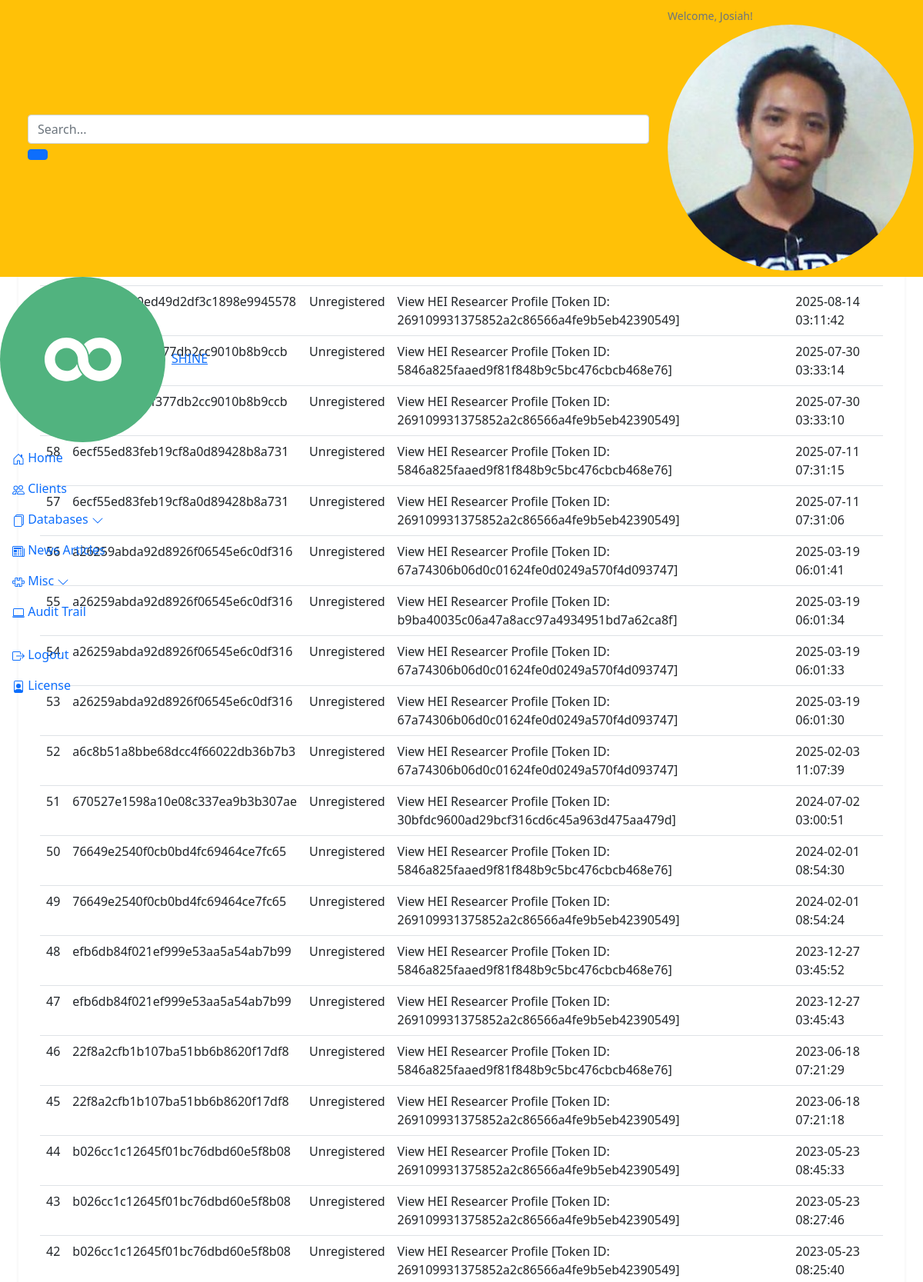
Page /riic/audit-trail.php (signed in, upper part) on the committed database.
### tables this page shows
CREATE TABLE `tbl_audit_trail` (
  `id` int(11) NOT NULL,
  `userid` varchar(50) NOT NULL,
  `user_type` varchar(50) NOT NULL,
  `user_activity` text NOT NULL,
  `date_time` timestamp NOT NULL DEFAULT CURRENT_TIMESTAMP ON UPDATE CURRENT_TIMESTAMP
);

### riic/audit-trail.php (the view, shortened to what this page needs)
<?php
	include("../config/config.php");
?>
<!DOCTYPE html>
<html lang="en">
<head>
	<?php include("pages/head.php"); ?>
</head>
<body class="app">
    <header class="app-header fixed-top">
        <?php include("pages/navbar.php"); ?>
    </header>
    <div class="app-wrapper">
	    <div class="app-content pt-3 p-md-3 p-lg-4">
		    <div class="container-fluid" id="reload">
					<div class="row g-3 mb-4 align-items-center justify-content-between">
				    <div class="col-auto">
				        <h1 class="app-page-title mb-0">Audit Trail</h1>
				    </div>
				    <div class="col-auto">
					    <div class="row g-2 justify-content-start justify-content-md-end align-items-center">
						    <div class="col-auto">
							    <button class="btn app-btn-primary" data-bs-toggle="modal" data-bs-target="#addUserAccount"><span class="fa fa-plus"></span> Add New User Account</button>
						    </div>
					    </div>
				    </div>
				</div>
				<div class="row g-4">
					<div class="app-card app-card-orders-table shadow-sm mb-5">
					    <div class="app-card-body p-3">
						    <div class="table-responsive" id="reloadContent">
						        <table class="table app-table-hover mb-0 text-left" id="example">
									<thead>
										<tr>
											<th class="cell">ID</th>
											<th class="cell">User ID</th>
											<th class="cell">User Type</th>
											<th class="cell">Activity</th>
											<th class="cell">Date and Time</th>
										</tr>
									</thead>
									<tbody>
										<?php
											$checkstr = "SELECT * FROM tbl_audit_trail ORDER BY id DESC";
												$checkqry = $conn->query($checkstr);
												$counter = $checkqry->num_rows;
												if($counter >= 1) {
													while($row = $checkqry->fetch_array()) {
														$id = $row['id'];
														$userid = $row['userid'];
														$user_type= $row['user_type'];
														$user_activity= $row['user_activity'];
														$date_time= $row['date_time'];
													echo "<tr>
															<td>$id</td>
															<td>$userid</td>
															<td>$user_type</td>
															<td>$user_activity</td>
															<td>$date_time</td>
														</tr>";
													}
												}
										?>
									</tbody>
								</table>
					        </div>
					    </div>
					</div>
		    </div>
	    </div>
    </div>
</body>
</html>

### rows in the picture
tbl_audit_trail: userid "da683eb940ed49d2df3c1898e9945578", user_type "Unregistered", user_activity "View HEI Researcer Profile [Token ID: 269109931375852a2c86566a4fe9b5eb42390549]", date_time "2025-08-14 03:11:42"
tbl_audit_trail: userid "408f933ea2f4f377db2cc9010b8b9ccb", user_type "Unregistered", user_activity "View HEI Researcer Profile [Token ID: 5846a825faaed9f81f848b9c5bc476cbcb468e76]", date_time "2025-07-30 03:33:14"
tbl_audit_trail: userid "408f933ea2f4f377db2cc9010b8b9ccb", user_type "Unregistered", user_activity "View HEI Researcer Profile [Token ID: 269109931375852a2c86566a4fe9b5eb42390549]", date_time "2025-07-30 03:33:10"
tbl_audit_trail: id "58", userid "6ecf55ed83feb19cf8a0d89428b8a731", user_type "Unregistered", user_activity "View HEI Researcer Profile [Token ID: 5846a825faaed9f81f848b9c5bc476cbcb468e76]", date_time "2025-07-11 07:31:15"
tbl_audit_trail: id "57", userid "6ecf55ed83feb19cf8a0d89428b8a731", user_type "Unregistered", user_activity "View HEI Researcer Profile [Token ID: 269109931375852a2c86566a4fe9b5eb42390549]", date_time "2025-07-11 07:31:06"
tbl_audit_trail: id "56", userid "a26259abda92d8926f06545e6c0df316", user_type "Unregistered", user_activity "View HEI Researcer Profile [Token ID: 67a74306b06d0c01624fe0d0249a570f4d093747]", date_time "2025-03-19 06:01:41"
tbl_audit_trail: id "55", userid "a26259abda92d8926f06545e6c0df316", user_type "Unregistered", user_activity "View HEI Researcer Profile [Token ID: b9ba40035c06a47a8acc97a4934951bd7a62ca8f]", date_time "2025-03-19 06:01:34"
tbl_audit_trail: id "54", userid "a26259abda92d8926f06545e6c0df316", user_type "Unregistered", user_activity "View HEI Researcer Profile [Token ID: 67a74306b06d0c01624fe0d0249a570f4d093747]", date_time "2025-03-19 06:01:33"
tbl_audit_trail: id "53", userid "a26259abda92d8926f06545e6c0df316", user_type "Unregistered", user_activity "View HEI Researcer Profile [Token ID: 67a74306b06d0c01624fe0d0249a570f4d093747]", date_time "2025-03-19 06:01:30"
tbl_audit_trail: id "52", userid "a6c8b51a8bbe68dcc4f66022db36b7b3", user_type "Unregistered", user_activity "View HEI Researcer Profile [Token ID: 67a74306b06d0c01624fe0d0249a570f4d093747]", date_time "2025-02-03 11:07:39"
tbl_audit_trail: id "51", userid "670527e1598a10e08c337ea9b3b307ae", user_type "Unregistered", user_activity "View HEI Researcer Profile [Token ID: 30bfdc9600ad29bcf316cd6c45a963d475aa479d]", date_time "2024-07-02 03:00:51"
tbl_audit_trail: id "50", userid "76649e2540f0cb0bd4fc69464ce7fc65", user_type "Unregistered", user_activity "View HEI Researcer Profile [Token ID: 5846a825faaed9f81f848b9c5bc476cbcb468e76]", date_time "2024-02-01 08:54:30"
tbl_audit_trail: id "49", userid "76649e2540f0cb0bd4fc69464ce7fc65", user_type "Unregistered", user_activity "View HEI Researcer Profile [Token ID: 269109931375852a2c86566a4fe9b5eb42390549]", date_time "2024-02-01 08:54:24"
tbl_audit_trail: id "48", userid "efb6db84f021ef999e53aa5a54ab7b99", user_type "Unregistered", user_activity "View HEI Researcer Profile [Token ID: 5846a825faaed9f81f848b9c5bc476cbcb468e76]", date_time "2023-12-27 03:45:52"
tbl_audit_trail: id "47", userid "efb6db84f021ef999e53aa5a54ab7b99", user_type "Unregistered", user_activity "View HEI Researcer Profile [Token ID: 269109931375852a2c86566a4fe9b5eb42390549]", date_time "2023-12-27 03:45:43"
tbl_audit_trail: id "46", userid "22f8a2cfb1b107ba51bb6b8620f17df8", user_type "Unregistered", user_activity "View HEI Researcer Profile [Token ID: 5846a825faaed9f81f848b9c5bc476cbcb468e76]", date_time "2023-06-18 07:21:29"
tbl_audit_trail: id "45", userid "22f8a2cfb1b107ba51bb6b8620f17df8", user_type "Unregistered", user_activity "View HEI Researcer Profile [Token ID: 269109931375852a2c86566a4fe9b5eb42390549]", date_time "2023-06-18 07:21:18"
tbl_audit_trail: id "44", userid "b026cc1c12645f01bc76dbd60e5f8b08", user_type "Unregistered", user_activity "View HEI Researcer Profile [Token ID: 269109931375852a2c86566a4fe9b5eb42390549]", date_time "2023-05-23 08:45:33"
tbl_audit_trail: id "43", userid "b026cc1c12645f01bc76dbd60e5f8b08", user_type "Unregistered", user_activity "View HEI Researcer Profile [Token ID: 269109931375852a2c86566a4fe9b5eb42390549]", date_time "2023-05-23 08:27:46"
tbl_audit_trail: id "42", userid "b026cc1c12645f01bc76dbd60e5f8b08", user_type "Unregistered", user_activity "View HEI Researcer Profile [Token ID: 269109931375852a2c86566a4fe9b5eb42390549]", date_time "2023-05-23 08:25:40"

### other values in the picture
$nagan[0] "Josiah"
